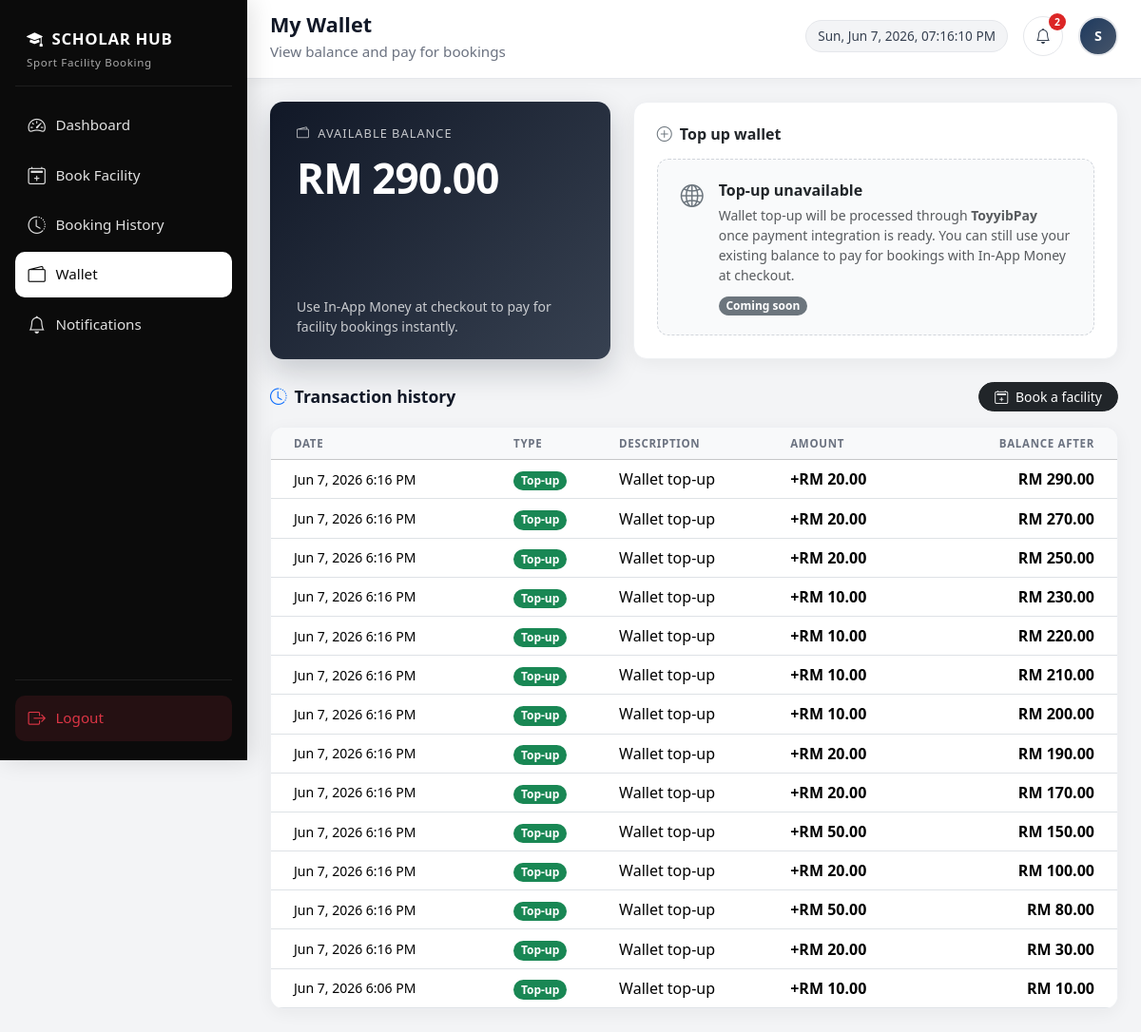
Page /student_wallet.php (signed in) on the committed database.
### tables this page shows
CREATE TABLE `users` (
  `id` int(11) NOT NULL,
  `role` varchar(20) DEFAULT 'student',
  `email_verified` tinyint(1) NOT NULL DEFAULT 0,
  `verification_code` varchar(32) DEFAULT NULL,
  `verification_expiry` datetime DEFAULT NULL,
  `full_name` varchar(100) NOT NULL,
  `user_id` varchar(50) NOT NULL,
  `email` varchar(100) NOT NULL,
  `phone` varchar(20) DEFAULT NULL,
  `password` varchar(255) NOT NULL,
  `created_at` timestamp NOT NULL DEFAULT current_timestamp(),
  `wallet_balance` decimal(10,2) NOT NULL DEFAULT 0.00
);

CREATE TABLE `wallet_transactions` (
  `id` int(11) NOT NULL,
  `user_id` int(11) NOT NULL,
  `txn_type` enum('topup','payment') NOT NULL,
  `amount` decimal(10,2) NOT NULL,
  `balance_after` decimal(10,2) NOT NULL,
  `description` varchar(255) NOT NULL,
  `booking_id` int(11) DEFAULT NULL,
  `created_at` timestamp NOT NULL DEFAULT current_timestamp()
);

### includes/wallet_helpers.php (called while the page is built, shortened)
<?php
function wallet_ensure_schema(mysqli $conn): void
{
    static $done = false;
    if ($done) {
        return;
    }
    $check = mysqli_query($conn, "SHOW COLUMNS FROM users LIKE 'wallet_balance'");
    $sql = "CREATE TABLE IF NOT EXISTS wallet_transactions (
        id INT AUTO_INCREMENT PRIMARY KEY,
        user_id INT NOT NULL,
        txn_type ENUM('topup','payment') NOT NULL,
        amount DECIMAL(10,2) NOT NULL,
        balance_after DECIMAL(10,2) NOT NULL,
        description VARCHAR(255) NOT NULL,
        booking_id INT DEFAULT NULL,
        created_at TIMESTAMP NOT NULL DEFAULT CURRENT_TIMESTAMP,
        INDEX idx_wallet_user (user_id, created_at),
        FOREIGN KEY (user_id) REFERENCES users(id) ON DELETE CASCADE
    ) ENGINE=InnoDB DEFAULT CHARSET=utf8mb4 COLLATE=utf8mb4_general_ci";
    $done = true;
}
function wallet_get_balance(mysqli $conn, int $user_id): float
{
    wallet_ensure_schema($conn);
    $stmt = mysqli_prepare($conn, 'SELECT wallet_balance FROM users WHERE id = ? LIMIT 1');
    mysqli_stmt_bind_param($stmt, 'i', $user_id);
    mysqli_stmt_execute($stmt);
    $res = mysqli_stmt_get_result($stmt);
    $row = $res ? mysqli_fetch_assoc($res) : null;
    return $row ? (float) $row['wallet_balance'] : 0.0;
}
function wallet_fetch_transactions(mysqli $conn, int $user_id, int $limit = 30): array
{
    $items = [];
    $stmt = mysqli_prepare(
        $conn,
        'SELECT id, txn_type, amount, balance_after, description, booking_id, created_at
         FROM wallet_transactions
         WHERE user_id = ?
         ORDER BY created_at DESC
         LIMIT ?'
    );
    mysqli_stmt_bind_param($stmt, 'ii', $user_id, $limit);
    mysqli_stmt_execute($stmt);
    $res = mysqli_stmt_get_result($stmt);
    while ($row = mysqli_fetch_assoc($res)) {
        $items[] = $row;
    }
    return $items;
}
function wallet_format_rm(float $amount): string
{
    return 'RM ' . number_format($amount, 2);
}
function wallet_txn_type_label(string $type): string
{
    return $type === 'topup' ? 'Top-up' : 'Payment';
}
function wallet_format_datetime(string $datetime): string
{
    $ts = strtotime($datetime);
    return date('M j, Y g:i A', $ts);
}

### student_wallet.php (the view, shortened to what this page needs)
<?php
require __DIR__ . '/db.php';
require_once __DIR__ . '/includes/wallet_helpers.php';
$user_id = (int) $_SESSION['user_id'];
$student_name = isset($_SESSION['full_name']) && trim((string) $_SESSION['full_name']) !== ''
    ? htmlspecialchars($_SESSION['full_name'], ENT_QUOTES, 'UTF-8')
    : 'Student';
$student_email = isset($_SESSION['email'])
    ? htmlspecialchars((string) $_SESSION['email'], ENT_QUOTES, 'UTF-8')
    : '';
$balance = wallet_get_balance($conn, $user_id);
$transactions = wallet_fetch_transactions($conn, $user_id, 50);
?>
<!DOCTYPE html>
<html lang="en">
<head>
    <link href="https://cdn.jsdelivr.net/npm/bootstrap@5.3.3/dist/css/bootstrap.min.css" rel="stylesheet">
    <link href="https://cdn.jsdelivr.net/npm/bootstrap-icons@1.11.3/font/bootstrap-icons.css" rel="stylesheet">
</head>
<body>
<?php include __DIR__ . '/includes/student_sidebar.php'; ?>
<div class="main-wrap" id="mainWrap">
    <header class="top-header">
        <div class="d-flex align-items-center justify-content-between flex-wrap gap-2">
            <div class="d-flex align-items-center gap-3">
                <div>
                    <div class="page-title">My Wallet</div>
                    <div class="welcome-text">View balance and pay for bookings</div>
                </div>
            </div>
            <div class="d-flex align-items-center gap-3 flex-wrap">
                <div class="datetime-pill" id="liveDateTime"></div>
                <?php include __DIR__ . '/includes/student_notification_bell.php'; ?>
                <div class="avatar" title="<?php echo $student_email !== '' ? $student_email : $student_name; ?>">
                    <?php
                    $parts = preg_split('/\s+/', trim((string) ($_SESSION['full_name'] ?? 'S')));
                    $ini = strtoupper(substr($parts[0] ?? 'S', 0, 1));
                    echo htmlspecialchars($ini, ENT_QUOTES, 'UTF-8');
                    ?>
                </div>
            </div>
        </div>
    </header>
    <main class="content-area">
        <div class="row g-4 mb-4">
            <div class="col-lg-5">
                <div class="wallet-balance-card h-100 d-flex flex-column justify-content-between">
                    <div>
                        <div class="label mb-1"><i class="bi bi-wallet2 me-1"></i> Available balance</div>
                        <div class="amount"><?php echo htmlspecialchars(wallet_format_rm($balance), ENT_QUOTES, 'UTF-8'); ?></div>
                    </div>
                    <p class="small mb-0 mt-3 opacity-75">Use In-App Money at checkout to pay for facility bookings instantly.</p>
                </div>
            </div>
            <div class="col-lg-7">
                <div class="card-soft p-4 h-100">
                    <h2 class="h6 fw-bold mb-3"><i class="bi bi-plus-circle text-secondary me-1"></i> Top up wallet</h2>
                    <div class="topup-unavailable">
                        <div class="d-flex align-items-start gap-3">
                            <div class="text-secondary fs-4"><i class="bi bi-globe2"></i></div>
                            <div>
                                <div class="fw-semibold mb-1">Top-up unavailable</div>
                                <p class="small text-muted mb-2">
                                    Wallet top-up will be processed through <strong>ToyyibPay</strong> once payment integration is ready.
                                    You can still use your existing balance to pay for bookings with In-App Money at checkout.
                                </p>
                                <span class="badge rounded-pill text-bg-secondary">Coming soon</span>
                            </div>
                        </div>
                    </div>
                </div>
            </div>
        </div>
        <div class="d-flex flex-wrap justify-content-between align-items-center gap-2 mb-3">
            <h2 class="section-title mb-0"><i class="bi bi-clock-history text-primary"></i> Transaction history</h2>
            <a href="booking.php" class="btn btn-dark btn-sm rounded-pill px-3">
                <i class="bi bi-calendar2-plus me-1"></i> Book a facility
            </a>
        </div>
        <div class="table-wrap">
            <div class="table-responsive">
                <table class="table table-modern table-hover align-middle mb-0">
                    <thead class="table-light">
                        <tr>
                            <th class="ps-4">Date</th>
                            <th>Type</th>
                            <th>Description</th>
                            <th>Amount</th>
                            <th class="pe-4 text-end">Balance after</th>
                        </tr>
                    </thead>
                    <tbody>
                        <?php if (empty($transactions)): ?>
                        <tr>
                            <td colspan="5" class="text-center py-4 text-muted">No transactions yet. Top up to get started.</td>
                        </tr>
                        <?php else: ?>
                            <?php foreach ($transactions as $t): ?>
                            <?php
                            $isTopup = ($t['txn_type'] ?? '') === 'topup';
                            $amtClass = $isTopup ? 'txn-credit' : 'txn-debit';
                            $amtPrefix = $isTopup ? '+' : '-';
                            ?>
                            <tr>
                                <td class="ps-4 text-nowrap small"><?php echo htmlspecialchars(wallet_format_datetime((string) $t['created_at']), ENT_QUOTES, 'UTF-8'); ?></td>
                                <td>
                                    <span class="badge rounded-pill <?php echo $isTopup ? 'text-bg-success' : 'text-bg-secondary'; ?>">
                                        <?php echo htmlspecialchars(wallet_txn_type_label((string) $t['txn_type']), ENT_QUOTES, 'UTF-8'); ?>
                                    </span>
                                </td>
                                <td><?php echo htmlspecialchars((string) $t['description'], ENT_QUOTES, 'UTF-8'); ?></td>
                                <td class="<?php echo $amtClass; ?>">
                                    <?php echo $amtPrefix . wallet_format_rm((float) $t['amount']); ?>
                                </td>
                                <td class="pe-4 text-end fw-semibold"><?php echo htmlspecialchars(wallet_format_rm((float) $t['balance_after']), ENT_QUOTES, 'UTF-8'); ?></td>
                            </tr>
                            <?php endforeach; ?>
                        <?php endif; ?>
                    </tbody>
                </table>
            </div>
        </div>
    </main>
</div>
</body>
</html>

### includes/student_styles.php (style rules this page uses)
:root { --sidebar-width: 260px; --sidebar-bg: #0b0b0b; --sidebar-hover: #1a1a1a; --page-bg: #f3f4f6; --card-radius: 14px; --transition: 0.22s ease; }
html { overflow-x: hidden; }
body { font-family: system-ui, -apple-system, BlinkMacSystemFont, "Segoe UI", Roboto, sans-serif; background: var(--page-bg); min-height: 100vh; min-height: 100dvh; overflow-x: hidden; }
a { text-decoration: none; }
.main-wrap { margin-left: var(--sidebar-width); min-height: 100vh; transition: margin-left var(--transition); }
.top-header { background: #fff; border-bottom: 1px solid #e5e7eb; padding: max(0.65rem, env(safe-area-inset-top)) clamp(0.75rem, 2.5vw, 1.5rem) 1rem; position: sticky; top: 0; z-index: 1020; box-shadow: 0 2px 12px rgba(0,0,0,0.04); }
.page-title { font-weight: 700; font-size: clamp(1.05rem, 2.8vw, 1.35rem); color: #111827; }
.welcome-text { color: #6b7280; font-size: clamp(0.8rem, 2.2vw, 0.95rem); }
.datetime-pill { font-size: clamp(0.72rem, 1.8vw, 0.85rem); color: #374151; background: #f3f4f6; border: 1px solid #e5e7eb; padding: 0.35rem 0.75rem; border-radius: 999px; white-space: nowrap; }
.avatar { width: 42px; height: 42px; border-radius: 50%; background: linear-gradient(135deg, #1e3a5f, #475569); color: #fff; display: flex; align-items: center; justify-content: center; font-weight: 700; font-size: 0.9rem; border: 2px solid #e5e7eb; flex-shrink: 0; }
.content-area { padding: clamp(0.75rem, 2.5vw, 1.5rem); padding-bottom: max(1.5rem, env(safe-area-inset-bottom)); }
.section-title { font-weight: 700; font-size: clamp(1rem, 2.5vw, 1.1rem); color: #111827; margin-bottom: 1rem; display: flex; align-items: center; gap: 0.5rem; }
.section-title::after { content: ""; flex: 1; height: 1px; background: linear-gradient(90deg, #e5e7eb, transparent); margin-left: 0.5rem; }
.table-wrap { background: #fff; border-radius: var(--card-radius); border: 1px solid #eef0f3; box-shadow: 0 4px 18px rgba(0,0,0,0.05); overflow: hidden; }

### student_wallet.php (style rules this page uses)
.section-title { font-weight: 700; font-size: clamp(1rem, 2.5vw, 1.1rem); color: #111827; margin-bottom: 1rem; display: flex; align-items: center; gap: 0.5rem; }
.section-title::after { content: ""; flex: 1; height: 1px; background: linear-gradient(90deg, #e5e7eb, transparent); margin-left: 0.5rem; }
.wallet-balance-card { background: linear-gradient(135deg, #111827, #374151); color: #fff; border-radius: var(--card-radius); padding: 1.5rem 1.75rem; box-shadow: 0 12px 32px rgba(17, 24, 39, 0.2); }
.wallet-balance-card .label { font-size: 0.8rem; text-transform: uppercase; letter-spacing: 0.08em; opacity: 0.75; }
.wallet-balance-card .amount { font-size: clamp(2rem, 5vw, 2.75rem); font-weight: 800; letter-spacing: -0.02em; }
.card-soft { background: #fff; border-radius: var(--card-radius); border: 1px solid #eef0f3; box-shadow: 0 4px 18px rgba(0,0,0,0.05); }
.topup-unavailable { background: #f9fafb; border: 1px dashed #d1d5db; border-radius: 12px; padding: 1.25rem 1.5rem; }
.table-wrap { background: #fff; border-radius: var(--card-radius); border: 1px solid #eef0f3; box-shadow: 0 4px 18px rgba(0,0,0,0.05); overflow: hidden; }
.table-modern thead th { font-size: 0.72rem; text-transform: uppercase; letter-spacing: 0.06em; color: #6b7280; }
.txn-credit { color: #059669; font-weight: 600; }

### rows in the picture
users: wallet_balance "RM 290.00"
wallet_transactions: created_at "Jun 7, 2026 6:16 PM", txn_type "Top-up", description "Wallet top-up", txn_type "+", amount "RM 20.00", balance_after "RM 290.00"
wallet_transactions: created_at "Jun 7, 2026 6:16 PM", txn_type "Top-up", description "Wallet top-up", txn_type "+", amount "RM 20.00", balance_after "RM 270.00"
wallet_transactions: created_at "Jun 7, 2026 6:16 PM", txn_type "Top-up", description "Wallet top-up", txn_type "+", amount "RM 20.00", balance_after "RM 250.00"
wallet_transactions: created_at "Jun 7, 2026 6:16 PM", txn_type "Top-up", description "Wallet top-up", txn_type "+", amount "RM 10.00", balance_after "RM 230.00"
wallet_transactions: created_at "Jun 7, 2026 6:16 PM", txn_type "Top-up", description "Wallet top-up", txn_type "+", amount "RM 10.00", balance_after "RM 220.00"
wallet_transactions: created_at "Jun 7, 2026 6:16 PM", txn_type "Top-up", description "Wallet top-up", txn_type "+", amount "RM 10.00", balance_after "RM 210.00"
wallet_transactions: created_at "Jun 7, 2026 6:16 PM", txn_type "Top-up", description "Wallet top-up", txn_type "+", amount "RM 10.00", balance_after "RM 200.00"
wallet_transactions: created_at "Jun 7, 2026 6:16 PM", txn_type "Top-up", description "Wallet top-up", txn_type "+", amount "RM 20.00", balance_after "RM 190.00"
wallet_transactions: created_at "Jun 7, 2026 6:16 PM", txn_type "Top-up", description "Wallet top-up", txn_type "+", amount "RM 20.00", balance_after "RM 170.00"
wallet_transactions: created_at "Jun 7, 2026 6:16 PM", txn_type "Top-up", description "Wallet top-up", txn_type "+", amount "RM 50.00", balance_after "RM 150.00"
wallet_transactions: created_at "Jun 7, 2026 6:16 PM", txn_type "Top-up", description "Wallet top-up", txn_type "+", amount "RM 20.00", balance_after "RM 100.00"
wallet_transactions: created_at "Jun 7, 2026 6:16 PM", txn_type "Top-up", description "Wallet top-up", txn_type "+", amount "RM 50.00", balance_after "RM 80.00"
wallet_transactions: created_at "Jun 7, 2026 6:16 PM", txn_type "Top-up", description "Wallet top-up", txn_type "+", amount "RM 20.00", balance_after "RM 30.00"
wallet_transactions: created_at "Jun 7, 2026 6:06 PM", txn_type "Top-up", description "Wallet top-up", txn_type "+", amount "RM 10.00", balance_after "RM 10.00"

### other values in the picture
$student_notif_unread "2"
$ini "S"
